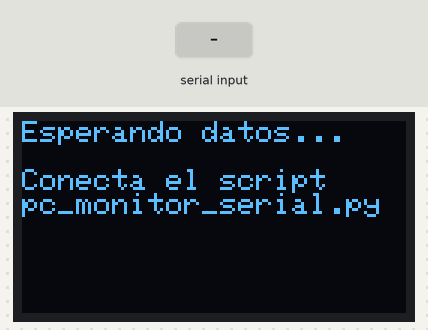
A sketch run on a simulated ESP32-C3. Shown: 128×64 one-colour display. The test bench sets the inputs (shaded band). What the sketch prints to the serial monitor is not drawn.

Above: at 0.6 s.
At 6.1 s:
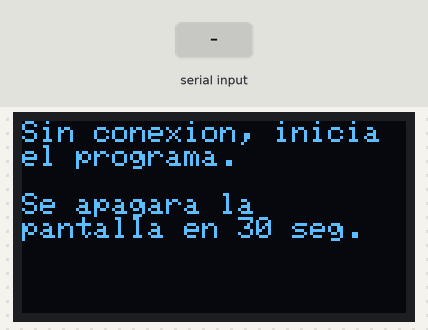
6.2 s: "1\n" received over Serial
At 7.0 s:
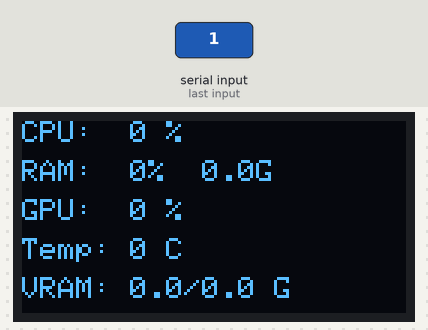
At 36.6 s:
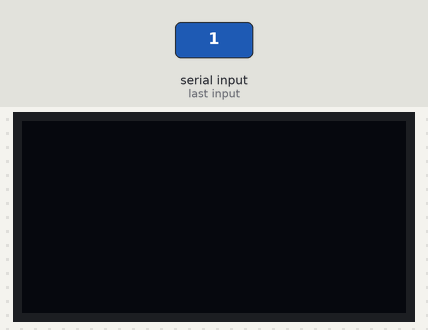
Timing chart, 0 to 37.7 s (numbered marks = the images above; inputs shaded):
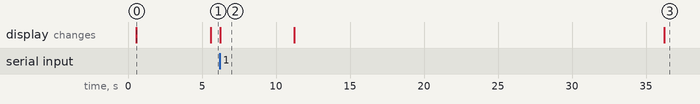

The sketch:

esp32_oled_pc_monitor.ino
```cpp
/*
  ESP32 OLED PC Monitor
  Recibe estadisticas de CPU, RAM y GPU por USB serie (JSON) desde el PC
  y las muestra en una pantalla OLED SSD1306 128x64 (I2C).

  Librerias necesarias (instalar desde el Gestor de Librerias de Arduino IDE):
    - Adafruit GFX Library
    - Adafruit SSD1306
    - ArduinoJson (por Benoit Blanchon)

  Conexion I2C (igual que en la config de ESPHome):
    SDA -> GPIO8
    SCL -> GPIO9

  Placa en Arduino IDE: ESP32C3 Dev Module
  USB CDC On Boot: Enabled
  Frecuencia I2C: 50kHz (igual que ESPHome)
*/

#include <Wire.h>
#include <Adafruit_GFX.h>
#include <Adafruit_SSD1306.h>
#include <ArduinoJson.h>

#define SCREEN_WIDTH 128
#define SCREEN_HEIGHT 64
#define OLED_ADDRESS 0x3C
#define SDA_PIN 8
#define SCL_PIN 9
#define I2C_FREQ 50000  // 50kHz, igual que ESPHome

Adafruit_SSD1306 display(SCREEN_WIDTH, SCREEN_HEIGHT, &Wire, -1);

float cpu = 0, ram = 0, gpu = 0, gpuTemp = 0;
float ramGb = 0, vramGb = 0, vramTotGb = 0;
unsigned long lastDataMillis = 0;
unsigned long bootMillis = 0;                // momento del arranque
const unsigned long TIMEOUT_MS = 5000;       // si no llegan datos en 5s, avisa "sin datos"
const unsigned long SCREEN_OFF_MS = 30000;   // si no llegan datos en 30s, apaga la pantalla
bool displayOn = true;                       // estado actual de la pantalla OLED

String inputBuffer = "";

void setup() {
  Serial.begin(115200);

  // Esperar a que el USB CDC del ESP32-C3 este listo (max 3 segundos)
  unsigned long startWait = millis();
  while (!Serial && (millis() - startWait < 3000)) {
    delay(10);
  }
  delay(500); // margen extra

  Serial.println();
  Serial.println("==============================");
  Serial.println("  ESP32 OLED PC Monitor");
  Serial.println("==============================");

  // Inicializar I2C a 50kHz
  Serial.print("[INIT] I2C -> SDA=GPIO");
  Serial.print(SDA_PIN);
  Serial.print(", SCL=GPIO");
  Serial.print(SCL_PIN);
  Serial.print(", Freq=");
  Serial.print(I2C_FREQ);
  Serial.println(" Hz");

  Wire.begin(SDA_PIN, SCL_PIN);
  Wire.setClock(I2C_FREQ);

  Serial.println("[INIT] Wire.begin() OK");

  // Verificar que la pantalla responde en el bus I2C antes de inicializarla
  Wire.beginTransmission(OLED_ADDRESS);
  byte i2cError = Wire.endTransmission();
  if (i2cError == 0) {
    Serial.print("[INIT] Pantalla detectada en 0x");
    Serial.println(OLED_ADDRESS, HEX);
  } else {
    Serial.print("[ERROR] No se detecto pantalla en 0x");
    Serial.print(OLED_ADDRESS, HEX);
    Serial.print(" (error I2C: ");
    Serial.print(i2cError);
    Serial.println(")");
    Serial.println("[ERROR] Revisa cableado, alimentacion, soldaduras.");
    Serial.println("[ERROR] Continuando de todos modos...");
  }

  // Inicializar display con reintentos
  Serial.println("[INIT] Llamando display.begin()...");

  bool displayOk = false;
  for (int intento = 1; intento <= 3; intento++) {
    Serial.print("[INIT] Intento ");
    Serial.print(intento);
    Serial.print("/3... ");

    if (display.begin(SSD1306_SWITCHCAPVCC, OLED_ADDRESS)) {
      Serial.println("OK!");
      displayOk = true;
      break;
    } else {
      Serial.println("FALLO");
      delay(500);
    }
  }

  if (!displayOk) {
    Serial.println("[ERROR] display.begin() fallo tras 3 intentos.");
    Serial.println("[ERROR] Posibles causas:");
    Serial.println("  - Pantalla no responde en I2C (cableado?)");
    Serial.println("  - Fallo de asignacion de memoria (framebuffer 1024 bytes)");
    Serial.println("  - Direccion I2C incorrecta (probar 0x3D?)");
    Serial.println("[ERROR] El sketch seguira intentando cada 5 segundos...");

    // Reintento infinito pero con logs, no silencioso
    while (true) {
      delay(5000);
      Serial.println("[RETRY] Reintentando display.begin()...");
      if (display.begin(SSD1306_SWITCHCAPVCC, OLED_ADDRESS)) {
        Serial.println("[RETRY] OK! Pantalla inicializada.");
        displayOk = true;
        break;
      } else {
        Serial.println("[RETRY] Sigue fallando.");
      }
    }
  }

  // Pantalla inicializada - mostrar mensaje de espera
  Serial.println("[INIT] Mostrando pantalla de espera...");
  display.clearDisplay();
  display.setTextColor(SSD1306_WHITE);
  display.setTextSize(1);
  display.setCursor(0, 0);
  display.println("Esperando datos...");
  display.setCursor(0, 16);
  display.println("Conecta el script");
  display.setCursor(0, 24);
  display.println("pc_monitor_serial.py");
  display.display();
  bootMillis = millis();
  Serial.println("[INIT] Setup completado. Esperando datos JSON por Serial...");
}

void loop() {
  // Leer datos entrantes por serie linea a linea
  while (Serial.available() > 0) {
    char c = Serial.read();
    if (c == '\n') {
      parseAndShow(inputBuffer);
      inputBuffer = "";
    } else if (c != '\r') {  // ignorar \r
      inputBuffer += c;
    }
  }

  // Si llevamos demasiado tiempo sin datos, mostrar aviso o apagar pantalla
  // Usar lastDataMillis si ya se recibio algun dato, si no usar bootMillis
  unsigned long referencia = (lastDataMillis != 0) ? lastDataMillis : bootMillis;
  unsigned long sinDatos = millis() - referencia;

  if (sinDatos > SCREEN_OFF_MS) {
    // Apagar la pantalla para evitar burn-in del OLED
    if (displayOn) {
      display.ssd1306_command(SSD1306_DISPLAYOFF);
      displayOn = false;
      Serial.println("[OLED] Pantalla apagada (sin datos durante 30s)");
    }
  } else if (sinDatos > TIMEOUT_MS) {
    // Mostrar aviso pero con pantalla encendida
    display.clearDisplay();
    display.setCursor(0, 0);
    display.setTextSize(1);
    display.println("Sin conexion, inicia");
    display.println("el programa.");
    display.println("");
    display.println("Se apagara la");
    display.println("pantalla en 30 seg.");
    display.display();
  }
}

void parseAndShow(const String &jsonLine) {
  StaticJsonDocument<300> doc;
  DeserializationError error = deserializeJson(doc, jsonLine);

  if (error) {
    Serial.print("[WARN] JSON invalido: ");
    Serial.println(error.c_str());
    return;
  }

  cpu = doc["cpu"] | 0.0;
  ram = doc["ram"] | 0.0;
  ramGb = doc["ram_gb"] | 0.0;
  gpu = doc["gpu"] | 0.0;
  gpuTemp = doc["gpu_temp"] | 0.0;
  vramGb = doc["vram_gb"] | 0.0;
  vramTotGb = doc["vram_tot"] | 0.0;
  lastDataMillis = millis();

  // Reencender pantalla si estaba apagada
  if (!displayOn) {
    display.ssd1306_command(SSD1306_DISPLAYON);
    displayOn = true;
    Serial.println("[OLED] Pantalla encendida (datos recibidos)");
  }

  drawScreen();
}

void drawScreen() {
  display.clearDisplay();
  display.setTextSize(1);
  display.setTextColor(SSD1306_WHITE);

  // 5 lineas con espaciado de 13px (caben en 64px: 0,13,26,39,52)
  display.setCursor(0, 0);
  display.print("CPU:  ");
  display.print(cpu, 0);
  display.println(" %");

  display.setCursor(0, 13);
  display.print("RAM:  ");
  display.print(ram, 0);
  display.print("%  ");
  display.print(ramGb, 1);
  display.println("G");

  display.setCursor(0, 26);
  display.print("GPU:  ");
  display.print(gpu, 0);
  display.println(" %");

  display.setCursor(0, 39);
  display.print("Temp: ");
  display.print(gpuTemp, 0);
  display.println(" C");

  display.setCursor(0, 52);
  display.print("VRAM: ");
  display.print(vramGb, 1);
  display.print("/");
  display.print(vramTotGb, 1);
  display.println(" G");

  display.display();
}
```

Measured:
- after the input at 6.2 s, the display: changes at once (image 2)
- what the display in image 0 shows lasts 5.0 s, from 0.6 s to 5.6 s
